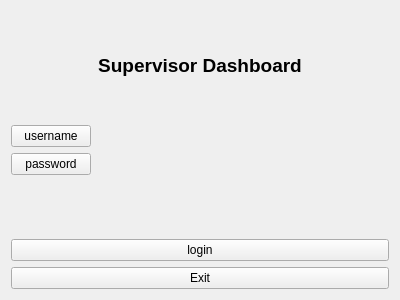
<?xml version="1.0" encoding="UTF-8"?>
<ui version="4.0">
 <class>SupervisorDashboard</class>
 <widget class="QWidget" name="SupervisorDashboard">
  <property name="geometry">
   <rect>
    <x>0</x>
    <y>0</y>
    <width>400</width>
    <height>300</height>
   </rect>
  </property>
  <property name="windowTitle">
   <string>Supervisor Dashboard</string>
  </property>
  <layout class="QVBoxLayout" name="verticalLayout">
   <item>
    <widget class="QLabel" name="titleLabel">
     <property name="font">
      <font>
       <pointsize>14</pointsize>
       <bold>true</bold>
      </font>
     </property>
     <property name="text">
      <string>Supervisor Dashboard</string>
     </property>
     <property name="alignment">
      <set>Qt::AlignmentFlag::AlignCenter</set>
     </property>
    </widget>
   </item>
   <item>
    <layout class="QFormLayout" name="formLayout">
     <item row="0" column="0">
      <widget class="QPushButton" name="pushButton">
       <property name="text">
        <string>username</string>
       </property>
      </widget>
     </item>
     <item row="1" column="0">
      <widget class="QPushButton" name="pushButton_3">
       <property name="text">
        <string>password</string>
       </property>
      </widget>
     </item>
    </layout>
   </item>
   <item>
    <widget class="QPushButton" name="pushButton_2">
     <property name="text">
      <string>login</string>
     </property>
    </widget>
   </item>
   <item>
    <widget class="QPushButton" name="exitButton">
     <property name="text">
      <string>Exit</string>
     </property>
    </widget>
   </item>
  </layout>
 </widget>
 <resources/>
 <connections/>
</ui>
